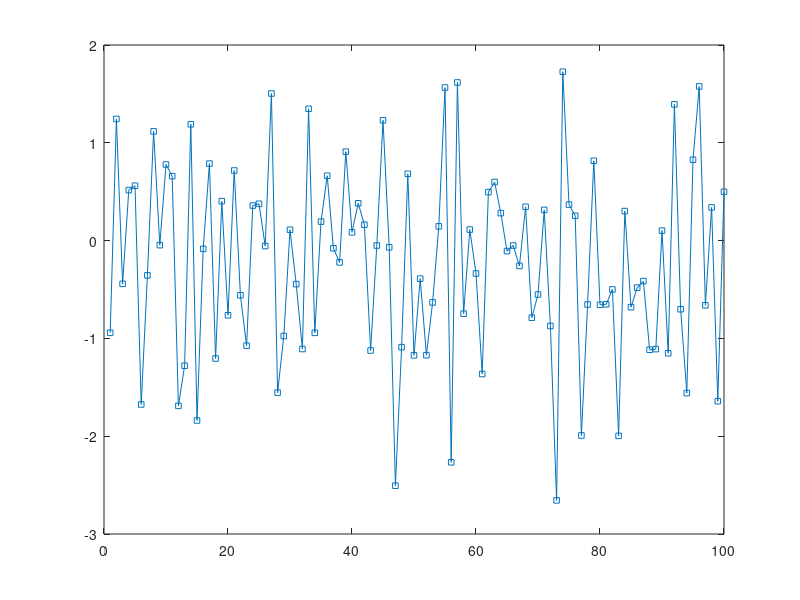

Recreate this plot in MATLAB.
function result = test_line_markersize_001
a = figure;
p = plot(randn(100,1),'s-');
markersizes = {4,6,10,20,24};
result = false;
for i = 1:numel(markersizes)
  try
    set(p,'markersize',markersizes{i});
    draw
  catch
    lasterr
    return 
  end
end
close(a)
result = true;
